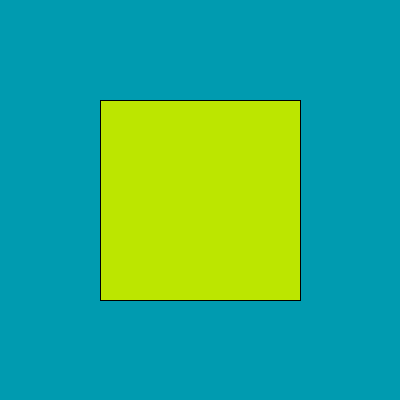
Frame 1 (no input)
Frame 60 (the mouse pressed at the canvas centre just before this capture): identical to frame 1, image omitted
Frame 120 (the mouse held since frame 60 and released just before this capture): identical to frame 1, image omitted

The Processing sketch that drew this single still picture (run headless with seeded random() and noise(); from frame 60 on, the mouse is pressed at the canvas centre):

// Processing sketch: processing_181108
// ── processing_181108.pde

// Push the button
// 12.12.2014

/*Aufgabenstellung
Vervollstaendige das Programm so, dass der Button orange wird, sobald sich die Maus ueber ihm befindet. Momentan wird der Button noch orange, wenn sich die Maus irgendwo ueber oder unter ihm befindet. Ansonsten soll er gruen sein. */

void setup(){
size(400,400);
background(0,155,176);
}

void draw(){
fill(188,230,0);
rect(100,100,200,200);
if(mouseX>=100&&mouseX<=300&&mouseY<=100){
    fill(255,206,0);
    rect(100,100,200,200);
    }
}
